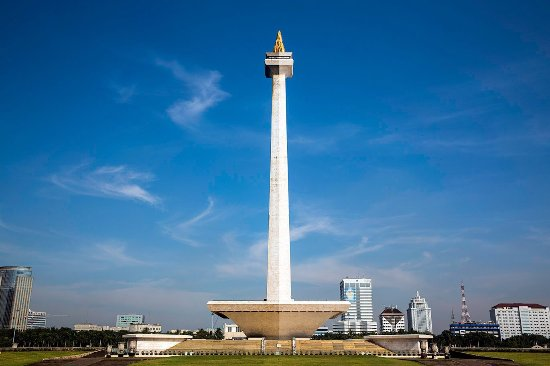
#> input picture Pengolahan Citra Digital/tugas-1/monas.jpg, 550 x 366 px
$ jupyter execute monas.ipynb
#> lines starting #> are read from the running program, lines starting #| are printed output that depends on the picture
[cell 1]
import cv2 as cv
from skimage.util import random_noise
from matplotlib import pyplot as plt
import numpy as np

img = cv.imread('monas.jpg')
#> img is the input picture: shape (366, 550, 3); mean B, G, R 155.6, 114.5, 60.9
noise_img = random_noise(img, mode='s&p', amount=0.1)
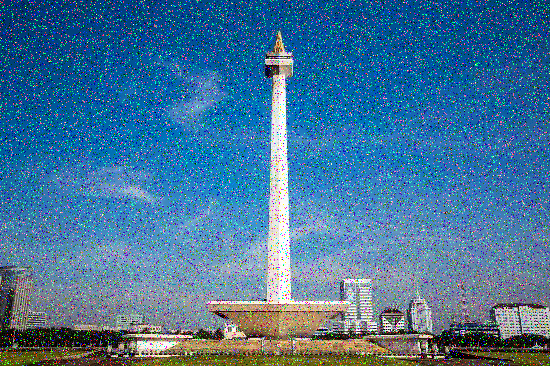
#> noise_img: shape (366, 550, 3) float64; mean B, G, R 0.599, 0.454, 0.265

noise_img = np.array(255 * noise_img, dtype='uint8')

blur_average = cv.blur(noise_img, (3, 3))
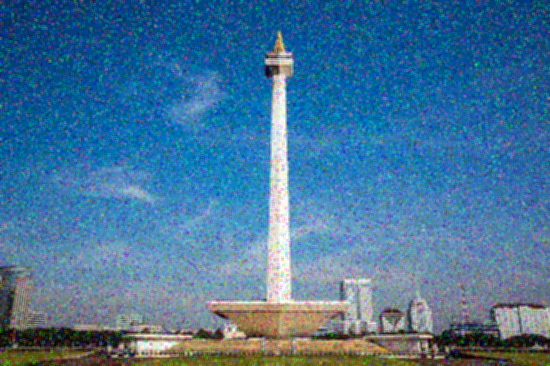
#> blur_average: shape (366, 550, 3); mean B, G, R 152.7, 115.7, 67.6
blur_gaussian = cv.GaussianBlur(noise_img, (3, 3), 0)
blur_median = cv.medianBlur(noise_img, 3)
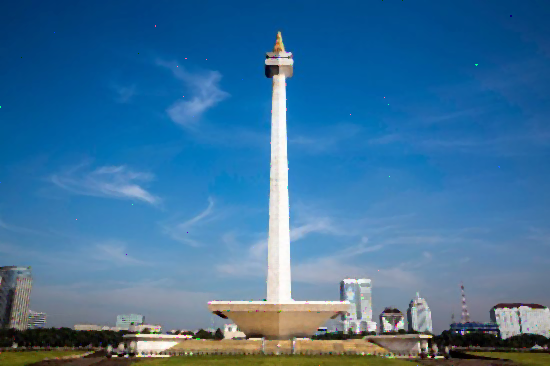
#> blur_median: shape (366, 550, 3); mean B, G, R 155.6, 114.4, 60.9

plt.subplot(3, 3, 1), plt.imshow(img), plt.title('Original')
plt.xticks([]), plt.yticks([])

plt.subplot(3, 3, 2), plt.imshow(noise_img), plt.title('Original with Noise')
plt.xticks([]), plt.yticks([])

plt.subplot(3, 3, 3), plt.imshow(blur_average), plt.title('Average Filter')
plt.xticks([]), plt.yticks([])

plt.subplot(3, 3, 4), plt.imshow(blur_gaussian), plt.title('Gaussian Blurred')
plt.xticks([]), plt.yticks([])

plt.subplot(3, 3, 5), plt.imshow(blur_median), plt.title('Median Filter')
plt.xticks([]), plt.yticks([])

plt.show()
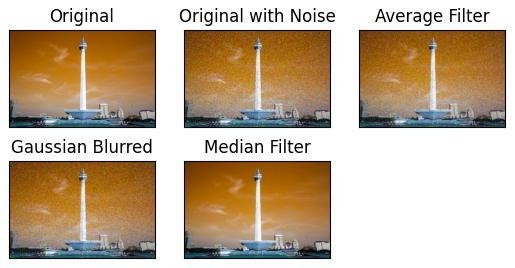
#> figure drawn by matplotlib, 5 panels; B, G, R data is drawn as R, G, B

cv.imshow('Original', img)
cv.imshow('Original with Noise', noise_img)
cv.imshow('Smoothing Average Filter', blur_average)
cv.imshow('Smoothing Gaussian', blur_gaussian)
cv.imshow('Smoothing Median Filter', blur_median)
cv.waitKey(0)
cv.destroyAllWindows()

$ run again, with Pengolahan Citra Digital/tugas-1/apel.jpg copied over Pengolahan Citra Digital/tugas-1/monas.jpg
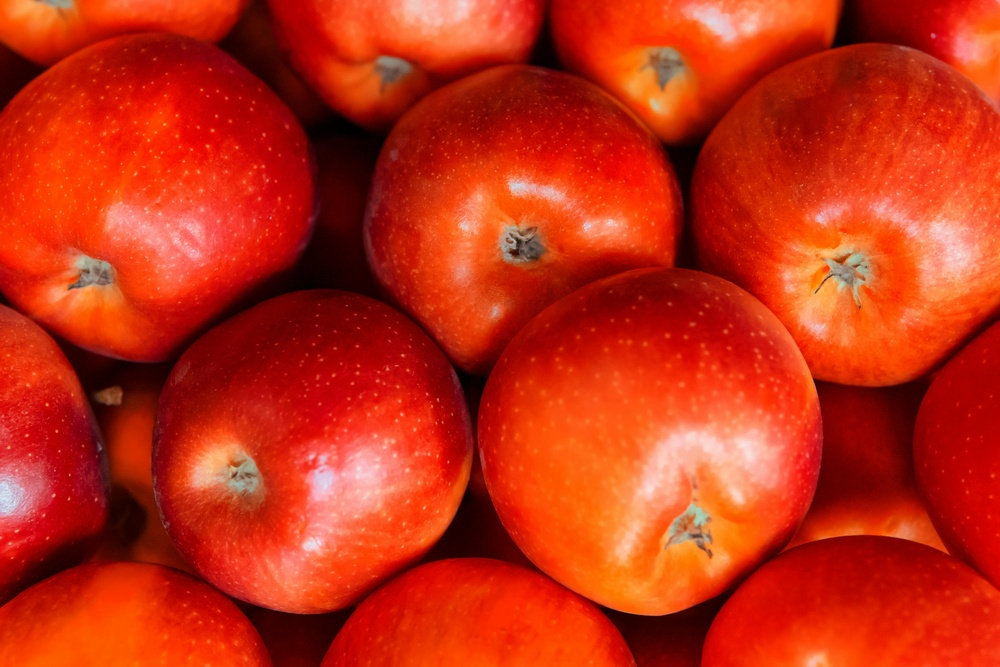
#> input picture Pengolahan Citra Digital/tugas-1/apel.jpg, 1000 x 667 px, shrunk from 4000 x 2667 before the run
#> img is the input picture: shape (667, 1000, 3); mean B, G, R 19.7, 46.3, 194.3
#> `noise_img = random_noise(img, mode='s&p', amount=0.1)`:
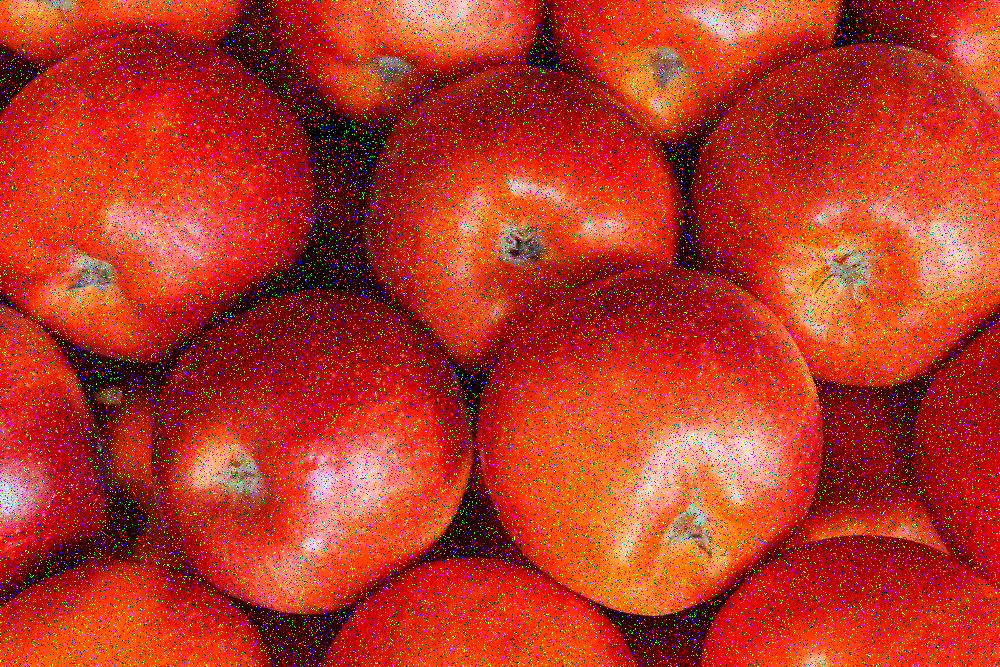
#> noise_img: shape (667, 1000, 3) float64; mean B, G, R 0.119, 0.213, 0.736
#> `blur_average = cv.blur(noise_img, (3, 3))`:
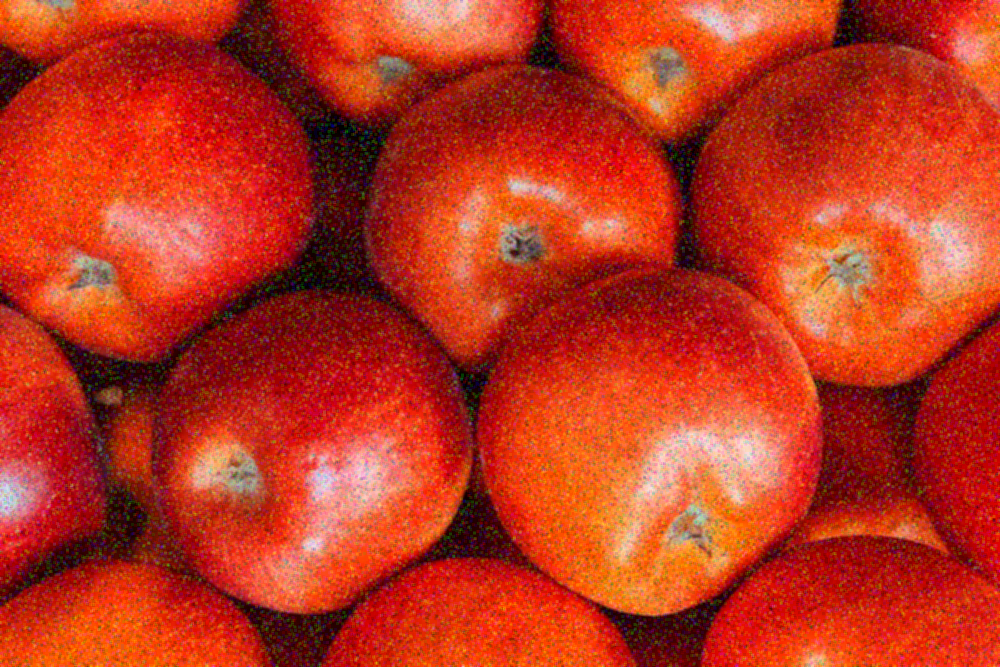
#> blur_average: shape (667, 1000, 3); mean B, G, R 30.3, 54.3, 187.5
